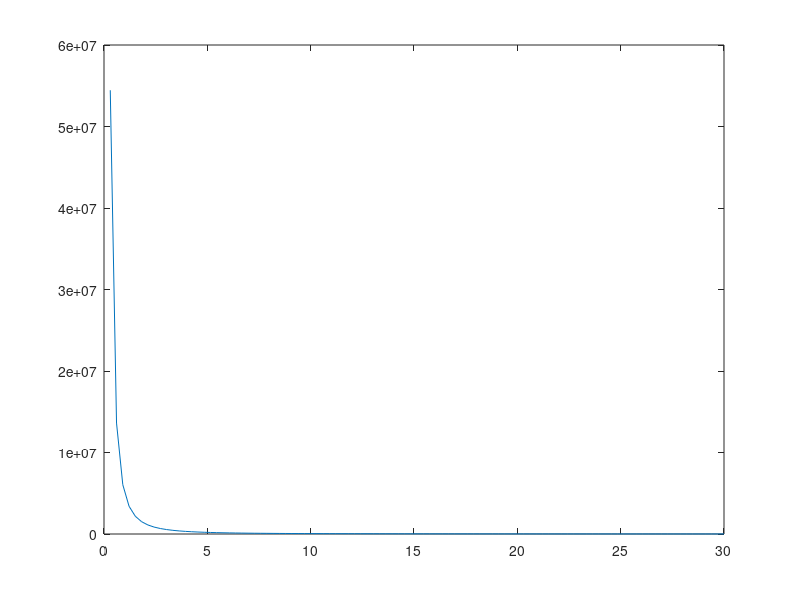
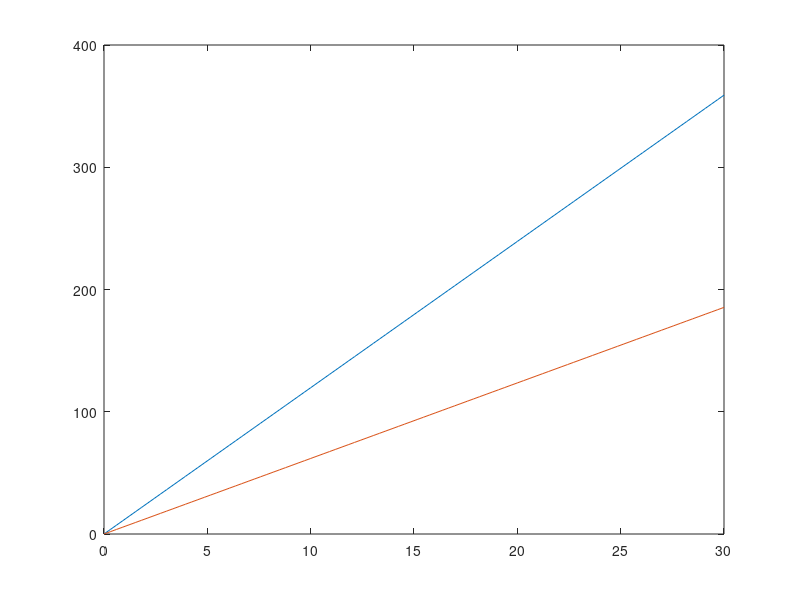
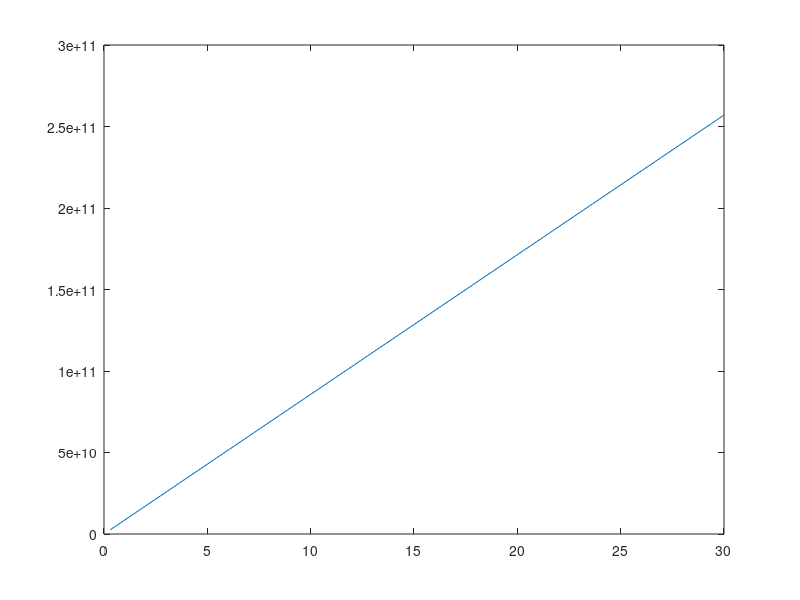

The MATLAB source for these figures, in order:
% VarPlasPara draws a graph that shows the variations of the most important plasma parameters along the radial distance outward from the sun


n0=5e6; % electron/proton number density at 1 AU
epsilon0 = 8.8542e-12  % permittivity of free space
k=1.38e-23  % Boltzmann Constant
e=1.6e-19 % unit charge
Te=1.5e5 % electron temperature
Tp=4e4 % electron temperature

r=linspace(0,30);
i=1:length(r);
n=n0./r.^2;
debye_e=((epsilon0*k*Te)./(n*e^2)).^0.5;
debye_p=((epsilon0*k*Tp)./(n*e^2)).^0.5;
plasma_parameter=n.*debye_e.^3;

plot(r,n);
% xtitle('Variation of electron and proton density')
% a=get('current_axes');
% a.x_label.text=('r/AU')
% a.y_label.text=('electron/proton density/m^2')
% a.data_bounds=[0 10 0 10^7]


 figure
% plot(r,debye_e);
 plot(r,debye_e,r,debye_p);
% xtitle("Variation of debye length")
% a=get("current_axes");
% a.x_label.text=("r/AU")
% a.y_label.text=("Debye Length of electrons/protons")
% 
figure
 plot(r,plasma_parameter);
% xtitle("Variation of the plasma parameter")
% a=get("current_axes");
% a.x_label.text=("r/AU")
% a.y_label.text=("Plasma Parameter")
% 
